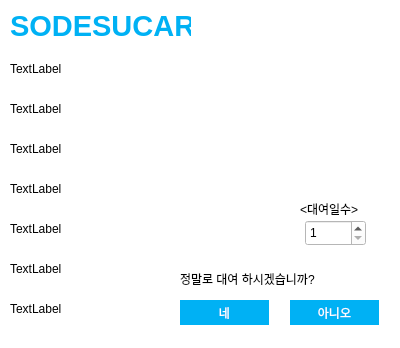
<?xml version="1.0" encoding="UTF-8"?>
<ui version="4.0">
 <class>rent_check</class>
 <widget class="QDialog" name="rent_check">
  <property name="geometry">
   <rect>
    <x>0</x>
    <y>0</y>
    <width>400</width>
    <height>348</height>
   </rect>
  </property>
  <property name="windowTitle">
   <string>Dialog</string>
  </property>
  <property name="styleSheet">
   <string notr="true">background-color: rgb(255, 255, 255);</string>
  </property>
  <widget class="QSpinBox" name="date">
   <property name="geometry">
    <rect>
     <x>305</x>
     <y>220</y>
     <width>61</width>
     <height>26</height>
    </rect>
   </property>
   <property name="minimum">
    <number>1</number>
   </property>
  </widget>
  <widget class="QLabel" name="date_label">
   <property name="geometry">
    <rect>
     <x>300</x>
     <y>200</y>
     <width>81</width>
     <height>17</height>
    </rect>
   </property>
   <property name="text">
    <string>&lt;대여일수&gt;</string>
   </property>
  </widget>
  <widget class="QLabel" name="name_label">
   <property name="geometry">
    <rect>
     <x>10</x>
     <y>60</y>
     <width>250</width>
     <height>17</height>
    </rect>
   </property>
   <property name="text">
    <string>TextLabel</string>
   </property>
  </widget>
  <widget class="QLabel" name="kind_label">
   <property name="geometry">
    <rect>
     <x>10</x>
     <y>100</y>
     <width>250</width>
     <height>17</height>
    </rect>
   </property>
   <property name="text">
    <string>TextLabel</string>
   </property>
  </widget>
  <widget class="QLabel" name="cc_label">
   <property name="geometry">
    <rect>
     <x>10</x>
     <y>140</y>
     <width>250</width>
     <height>17</height>
    </rect>
   </property>
   <property name="text">
    <string>TextLabel</string>
   </property>
  </widget>
  <widget class="QLabel" name="count_label">
   <property name="geometry">
    <rect>
     <x>10</x>
     <y>220</y>
     <width>250</width>
     <height>17</height>
    </rect>
   </property>
   <property name="text">
    <string>TextLabel</string>
   </property>
  </widget>
  <widget class="QLabel" name="sure">
   <property name="geometry">
    <rect>
     <x>180</x>
     <y>270</y>
     <width>171</width>
     <height>17</height>
    </rect>
   </property>
   <property name="text">
    <string>정말로 대여 하시겠습니까?</string>
   </property>
  </widget>
  <widget class="QLabel" name="price_label">
   <property name="geometry">
    <rect>
     <x>10</x>
     <y>180</y>
     <width>250</width>
     <height>17</height>
    </rect>
   </property>
   <property name="text">
    <string>TextLabel</string>
   </property>
  </widget>
  <widget class="QPushButton" name="pushButton">
   <property name="geometry">
    <rect>
     <x>180</x>
     <y>300</y>
     <width>89</width>
     <height>25</height>
    </rect>
   </property>
   <property name="styleSheet">
    <string notr="true">QPushButton{
	background-color: rgb(0, 177, 244);
	color: rgb(255, 255, 255);
    border:none
}
QPushButton:hover{
	background-color: rgb(255, 255, 255);
	color: rgb(0, 177, 244);
   border:none
}</string>
   </property>
   <property name="text">
    <string>네</string>
   </property>
  </widget>
  <widget class="QPushButton" name="pushButton_2">
   <property name="geometry">
    <rect>
     <x>290</x>
     <y>300</y>
     <width>89</width>
     <height>25</height>
    </rect>
   </property>
   <property name="styleSheet">
    <string notr="true">QPushButton{
	background-color: rgb(0, 177, 244);
	color: rgb(255, 255, 255);
    border:none
}
QPushButton:hover{
	background-color: rgb(255, 255, 255);
	color: rgb(0, 177, 244);
   border:none
}</string>
   </property>
   <property name="text">
    <string>아니오</string>
   </property>
  </widget>
  <widget class="QLabel" name="total_label">
   <property name="geometry">
    <rect>
     <x>10</x>
     <y>300</y>
     <width>121</width>
     <height>17</height>
    </rect>
   </property>
   <property name="text">
    <string>TextLabel</string>
   </property>
  </widget>
  <widget class="QLabel" name="disc_label">
   <property name="geometry">
    <rect>
     <x>10</x>
     <y>260</y>
     <width>121</width>
     <height>17</height>
    </rect>
   </property>
   <property name="text">
    <string>TextLabel</string>
   </property>
  </widget>
  <widget class="QLabel" name="label">
   <property name="geometry">
    <rect>
     <x>10</x>
     <y>0</y>
     <width>181</width>
     <height>51</height>
    </rect>
   </property>
   <property name="font">
    <font>
     <pointsize>22</pointsize>
     <weight>75</weight>
     <bold>true</bold>
    </font>
   </property>
   <property name="styleSheet">
    <string notr="true">color: rgb(0, 177, 244);</string>
   </property>
   <property name="text">
    <string>SODESUCAR</string>
   </property>
  </widget>
 </widget>
 <resources/>
 <connections/>
</ui>
